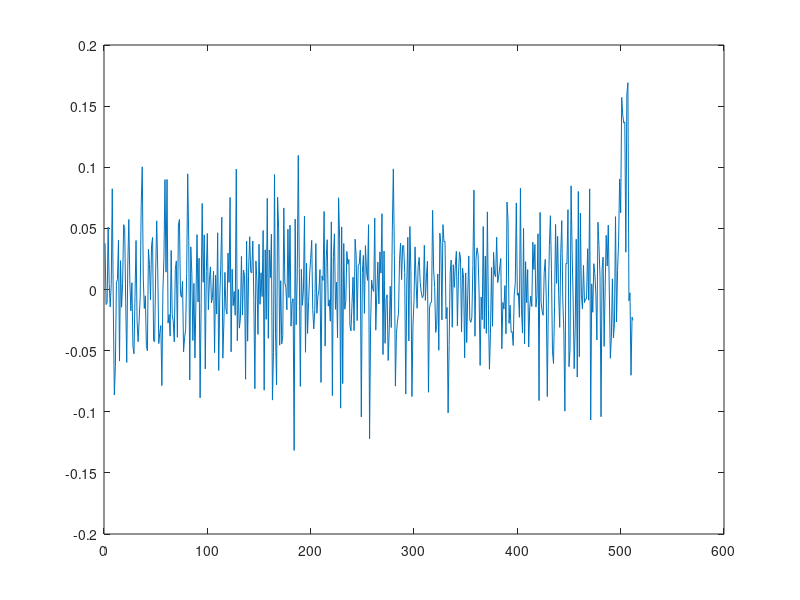

Source code (MATLAB):
o = sum(sin((2:0.4:3)'*pi*(1:512)/64))';
%o = o + randn(size(o));

s = o;
s2 = shift(o, 10);

rd = randn(size(s));
rd2 = randn(size(s2));
sum([rd rd2])

s = s + 0.1*rd;
s2 = s2 + 0.1*rd2;

plot([s s2])

fs = fft(s);
fs2 = fft(s2);

plot((abs([fs2])))

fss = fs.*conj(fs2);
nfss = fss./(abs(fss)+eps);
%plot(sum(angle([fs fs2 fss])))

nss = ifft(nfss);
plot(real(nss))
[~,gp] = max(real(nss))



%
%r = rand(512,50);
%fr = fft(r);

%afr = angle(fr);
%plot(sum(angle(fr)))

